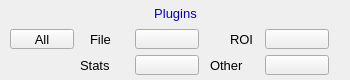
<?xml version="1.0" ?>
<ui version="4.0">
  <class>Dialog</class>
  <widget class="QWidget" name="screen">
    <property name="geometry">
      <rect>
        <x>141</x>
        <y>292</y>
        <width>350</width>
        <height>80</height>
      </rect>
    </property>
    <property name="styleSheet">
      <string notr="true">QWidget#screen {
  color: rgb(0, 0, 0);
  background-color: rgb(187, 187, 187);
  }</string>
    </property>
    <property name="windowTitle">
      <string>ADPlugins</string>
    </property>
    <widget class="QLabel" name="text">
      <property name="geometry">
        <rect>
          <x>122</x>
          <y>10</y>
          <width>1</width>
          <height>40</height>
        </rect>
      </property>
      <property name="text">
        <string/>
      </property>
      <property name="font" stdset="0">
        <font>
          <pointsize>10</pointsize>
        </font>
      </property>
      <property name="brush" stdset="0">
        <brush brushstyle="SolidPattern">
          <color alpha="255">
            <red>0</red>
            <green>0</green>
            <blue>0</blue>
          </color>
        </brush>
      </property>
      <property name="toolTip">
        <string>text</string>
      </property>
      <property name="alignment">
        <set>Qt::AlignLeading|Qt::AlignLeft|Qt::AlignVCenter</set>
      </property>
      <property name="styleSheet">
        <string notr="true">QLabel#text {
  color: rgb(0, 0, 0);
  }</string>
      </property>
    </widget>
    <widget class="PyDMDrawingRectangle" name="rectangle">
      <property name="geometry">
        <rect>
          <x>0</x>
          <y>0</y>
          <width>350</width>
          <height>80</height>
        </rect>
      </property>
      <property name="brush" stdset="0">
        <brush brushstyle="NoBrush">
          <color alpha="255">
            <red>0</red>
            <green>0</green>
            <blue>0</blue>
          </color>
        </brush>
      </property>
      <property name="penStyle" stdset="0">
        <enum>Qt::SolidLine</enum>
      </property>
      <property name="penColor" stdset="0">
        <color>
          <red>0</red>
          <green>0</green>
          <blue>0</blue>
        </color>
      </property>
      <property name="penWidth" stdset="0">
        <double>1</double>
      </property>
      <property name="penCapStyle" stdset="0">
        <enum>Qt::FlatCap</enum>
      </property>
      <property name="toolTip">
        <string>rectangle</string>
      </property>
    </widget>
    <widget class="PyDMDrawingRectangle" name="rectangle_1">
      <property name="geometry">
        <rect>
          <x>122</x>
          <y>2</y>
          <width>107</width>
          <height>21</height>
        </rect>
      </property>
      <property name="brush" stdset="0">
        <brush brushstyle="SolidPattern">
          <color alpha="255">
            <red>218</red>
            <green>218</green>
            <blue>218</blue>
          </color>
        </brush>
      </property>
      <property name="penStyle" stdset="0">
        <enum>Qt::SolidLine</enum>
      </property>
      <property name="penColor" stdset="0">
        <color>
          <red>218</red>
          <green>218</green>
          <blue>218</blue>
        </color>
      </property>
      <property name="penWidth" stdset="0">
        <double>0</double>
      </property>
      <property name="penCapStyle" stdset="0">
        <enum>Qt::FlatCap</enum>
      </property>
      <property name="toolTip">
        <string>rectangle_1</string>
      </property>
    </widget>
    <widget class="QLabel" name="text_1">
      <property name="geometry">
        <rect>
          <x>94</x>
          <y>3</y>
          <width>163</width>
          <height>20</height>
        </rect>
      </property>
      <property name="text">
        <string>Plugins</string>
      </property>
      <property name="font" stdset="0">
        <font>
          <pointsize>10</pointsize>
        </font>
      </property>
      <property name="brush" stdset="0">
        <brush brushstyle="SolidPattern">
          <color alpha="255">
            <red>10</red>
            <green>0</green>
            <blue>184</blue>
          </color>
        </brush>
      </property>
      <property name="toolTip">
        <string>text_1</string>
      </property>
      <property name="alignment">
        <set>Qt::AlignCenter</set>
      </property>
      <property name="styleSheet">
        <string notr="true">QLabel#text_1 {
  color: rgb(10, 0, 184);
  }</string>
      </property>
    </widget>
    <widget class="QLabel" name="text_2">
      <property name="geometry">
        <rect>
          <x>90</x>
          <y>29</y>
          <width>40</width>
          <height>20</height>
        </rect>
      </property>
      <property name="text">
        <string>File</string>
      </property>
      <property name="font" stdset="0">
        <font>
          <pointsize>10</pointsize>
        </font>
      </property>
      <property name="brush" stdset="0">
        <brush brushstyle="SolidPattern">
          <color alpha="255">
            <red>0</red>
            <green>0</green>
            <blue>0</blue>
          </color>
        </brush>
      </property>
      <property name="toolTip">
        <string>text_2</string>
      </property>
      <property name="alignment">
        <set>Qt::AlignLeading|Qt::AlignLeft|Qt::AlignVCenter</set>
      </property>
      <property name="styleSheet">
        <string notr="true">QLabel#text_2 {
  color: rgb(0, 0, 0);
  }</string>
      </property>
    </widget>
    <widget class="QLabel" name="text_3">
      <property name="geometry">
        <rect>
          <x>230</x>
          <y>29</y>
          <width>30</width>
          <height>20</height>
        </rect>
      </property>
      <property name="text">
        <string>ROI</string>
      </property>
      <property name="font" stdset="0">
        <font>
          <pointsize>10</pointsize>
        </font>
      </property>
      <property name="brush" stdset="0">
        <brush brushstyle="SolidPattern">
          <color alpha="255">
            <red>0</red>
            <green>0</green>
            <blue>0</blue>
          </color>
        </brush>
      </property>
      <property name="toolTip">
        <string>text_3</string>
      </property>
      <property name="alignment">
        <set>Qt::AlignLeading|Qt::AlignLeft|Qt::AlignVCenter</set>
      </property>
      <property name="styleSheet">
        <string notr="true">QLabel#text_3 {
  color: rgb(0, 0, 0);
  }</string>
      </property>
    </widget>
    <widget class="QLabel" name="text_4">
      <property name="geometry">
        <rect>
          <x>80</x>
          <y>55</y>
          <width>50</width>
          <height>20</height>
        </rect>
      </property>
      <property name="text">
        <string>Stats</string>
      </property>
      <property name="font" stdset="0">
        <font>
          <pointsize>10</pointsize>
        </font>
      </property>
      <property name="brush" stdset="0">
        <brush brushstyle="SolidPattern">
          <color alpha="255">
            <red>0</red>
            <green>0</green>
            <blue>0</blue>
          </color>
        </brush>
      </property>
      <property name="toolTip">
        <string>text_4</string>
      </property>
      <property name="alignment">
        <set>Qt::AlignLeading|Qt::AlignLeft|Qt::AlignVCenter</set>
      </property>
      <property name="styleSheet">
        <string notr="true">QLabel#text_4 {
  color: rgb(0, 0, 0);
  }</string>
      </property>
    </widget>
    <widget class="QLabel" name="text_5">
      <property name="geometry">
        <rect>
          <x>210</x>
          <y>55</y>
          <width>50</width>
          <height>20</height>
        </rect>
      </property>
      <property name="text">
        <string>Other</string>
      </property>
      <property name="font" stdset="0">
        <font>
          <pointsize>10</pointsize>
        </font>
      </property>
      <property name="brush" stdset="0">
        <brush brushstyle="SolidPattern">
          <color alpha="255">
            <red>0</red>
            <green>0</green>
            <blue>0</blue>
          </color>
        </brush>
      </property>
      <property name="toolTip">
        <string>text_5</string>
      </property>
      <property name="alignment">
        <set>Qt::AlignLeading|Qt::AlignLeft|Qt::AlignVCenter</set>
      </property>
      <property name="styleSheet">
        <string notr="true">QLabel#text_5 {
  color: rgb(0, 0, 0);
  }</string>
      </property>
    </widget>
    <widget class="PyDMRelatedDisplayButton" name="related_display">
      <property name="geometry">
        <rect>
          <x>135</x>
          <y>29</y>
          <width>64</width>
          <height>20</height>
        </rect>
      </property>
      <property name="showIcon" stdset="0">
        <bool>true</bool>
      </property>
      <property name="font" stdset="0">
        <font>
          <pointsize>10</pointsize>
        </font>
      </property>
      <property name="styleSheet">
        <string notr="true">PyDMRelatedDisplayButton#related_display {
  color: rgb(0, 0, 0);
  background-color: rgb(115, 223, 255);
  }</string>
      </property>
      <property name="titles" stdset="0">
        <stringlist>
          <string>netCDF file #1</string>
          <string>TIFF file #1</string>
          <string>JPEG file #1</string>
          <string>NeXus file #1</string>
          <string>Magick file #1</string>
          <string>HDF5 file #1</string>
          <string>Null file #1</string>
        </stringlist>
      </property>
      <property name="filenames" stdset="0">
        <stringlist>
          <string>NetCDFPlugin_V22.ui</string>
          <string>TIFFPlugin_V22.ui</string>
          <string>JPEGPlugin_V22.ui</string>
          <string>NexusPlugin_V22.ui</string>
          <string>MagickPlugin_V22.ui</string>
          <string>HDF5Plugin_V22.ui</string>
          <string>NullPlugin_V22.ui</string>
        </stringlist>
      </property>
      <property name="macros" stdset="0">
        <stringlist>
          <string>P=${P}, R=netCDF1:, EXT=nc</string>
          <string>P=${P}, R=TIFF1:, EXT=tif</string>
          <string>P=${P}, R=JPEG1:, EXT=jpg</string>
          <string>P=${P}, R=Nexus1:, EXT=h5</string>
          <string>P=${P}, R=Magick1:, EXT=tif</string>
          <string>P=${P}, R=HDF1:, EXT=h5</string>
          <string>P=${P}, R=Null1:, EXT=null</string>
        </stringlist>
      </property>
      <property name="openInNewWindow" stdset="0">
        <bool>true</bool>
      </property>
    </widget>
    <widget class="PyDMRelatedDisplayButton" name="related_display_1">
      <property name="geometry">
        <rect>
          <x>135</x>
          <y>55</y>
          <width>64</width>
          <height>20</height>
        </rect>
      </property>
      <property name="showIcon" stdset="0">
        <bool>true</bool>
      </property>
      <property name="font" stdset="0">
        <font>
          <pointsize>10</pointsize>
        </font>
      </property>
      <property name="styleSheet">
        <string notr="true">PyDMRelatedDisplayButton#related_display_1 {
  color: rgb(0, 0, 0);
  background-color: rgb(115, 223, 255);
  }</string>
      </property>
      <property name="titles" stdset="0">
        <stringlist>
          <string>Statistics #1</string>
          <string>Statistics #2</string>
          <string>Statistics #3</string>
          <string>Statistics #4</string>
          <string>Statistics #5</string>
          <string>Statistics 1-5</string>
        </stringlist>
      </property>
      <property name="filenames" stdset="0">
        <stringlist>
          <string>StatsPlugin_V22.ui</string>
          <string>StatsPlugin_V22.ui</string>
          <string>StatsPlugin_V22.ui</string>
          <string>StatsPlugin_V22.ui</string>
          <string>StatsPlugin_V22.ui</string>
          <string>Stats5_V22.ui</string>
        </stringlist>
      </property>
      <property name="macros" stdset="0">
        <stringlist>
          <string>P=${P}, R=Stats1:</string>
          <string>P=${P}, R=Stats2:</string>
          <string>P=${P}, R=Stats3:</string>
          <string>P=${P}, R=Stats4:</string>
          <string>P=${P}, R=Stats5:</string>
          <string>P=${P}, R1=Stats1:,R2=Stats2:,R3=Stats3:,R4=Stats4:,R5=Stats5:</string>
        </stringlist>
      </property>
      <property name="openInNewWindow" stdset="0">
        <bool>true</bool>
      </property>
    </widget>
    <widget class="PyDMRelatedDisplayButton" name="related_display_2">
      <property name="geometry">
        <rect>
          <x>265</x>
          <y>29</y>
          <width>64</width>
          <height>20</height>
        </rect>
      </property>
      <property name="showIcon" stdset="0">
        <bool>true</bool>
      </property>
      <property name="font" stdset="0">
        <font>
          <pointsize>10</pointsize>
        </font>
      </property>
      <property name="styleSheet">
        <string notr="true">PyDMRelatedDisplayButton#related_display_2 {
  color: rgb(0, 0, 0);
  background-color: rgb(115, 223, 255);
  }</string>
      </property>
      <property name="titles" stdset="0">
        <stringlist>
          <string>ROI #1</string>
          <string>ROI #2</string>
          <string>ROI #3</string>
          <string>ROI #4</string>
          <string>ROI 1-4 combined</string>
        </stringlist>
      </property>
      <property name="filenames" stdset="0">
        <stringlist>
          <string>ROIPlugin_V22.ui</string>
          <string>ROIPlugin_V22.ui</string>
          <string>ROIPlugin_V22.ui</string>
          <string>ROIPlugin_V22.ui</string>
          <string>ROI4_V22.ui</string>
        </stringlist>
      </property>
      <property name="macros" stdset="0">
        <stringlist>
          <string>P=${P}, R=ROI1:</string>
          <string>P=${P}, R=ROI2:</string>
          <string>P=${P}, R=ROI3:</string>
          <string>P=${P}, R=ROI4:</string>
          <string>P=${P}, R1=ROI1:,R2=ROI2:, R3=ROI3:,R4=ROI4:</string>
        </stringlist>
      </property>
      <property name="openInNewWindow" stdset="0">
        <bool>true</bool>
      </property>
    </widget>
    <widget class="PyDMRelatedDisplayButton" name="related_display_3">
      <property name="geometry">
        <rect>
          <x>265</x>
          <y>55</y>
          <width>64</width>
          <height>20</height>
        </rect>
      </property>
      <property name="showIcon" stdset="0">
        <bool>true</bool>
      </property>
      <property name="font" stdset="0">
        <font>
          <pointsize>10</pointsize>
        </font>
      </property>
      <property name="styleSheet">
        <string notr="true">PyDMRelatedDisplayButton#related_display_3 {
  color: rgb(0, 0, 0);
  background-color: rgb(115, 223, 255);
  }</string>
      </property>
      <property name="titles" stdset="0">
        <stringlist>
          <string>Image #1</string>
          <string>Process #1</string>
          <string>Transform #1</string>
          <string>Color convert #1</string>
          <string>Color convert #2</string>
          <string>Overlay #1</string>
          <string>Overlays 1-8</string>
          <string>Circular buffer #1</string>
          <string>ROI Statistics #1</string>
          <string>Attribute #1</string>
          <string>Scan #1</string>
          <string>Acquire Sequence</string>
        </stringlist>
      </property>
      <property name="filenames" stdset="0">
        <stringlist>
          <string>ImagePlugin_V22.ui</string>
          <string>ProcessPlugin_V22.ui</string>
          <string>TransformPlugin_V22.ui</string>
          <string>ColorConvertPlugin_V22.ui</string>
          <string>ColorConvertPlugin_V22.ui</string>
          <string>OverlayPlugin_V22.ui</string>
          <string>Overlay8_V22.ui</string>
          <string>CircularBuffPlugin_V22.ui</string>
          <string>ROIStatPlugin_V22.ui</string>
          <string>AttributePlugin_V22.ui</string>
          <string>scan_more.ui</string>
          <string>yySseq.ui</string>
        </stringlist>
      </property>
      <property name="macros" stdset="0">
        <stringlist>
          <string>P=${P}, R=image1:</string>
          <string>P=${P}, R=Proc1:</string>
          <string>P=${P}, R=Trans1:</string>
          <string>P=${P}, R=CC1:</string>
          <string>P=${P}, R=CC2:</string>
          <string>P=${P}, R=Over1:</string>
          <string>P=${P}, R=Over1:,O1=Over1:1:,O2=Over1:2:,O3=Over1:3:,O4=Over1:4:,O5=Over1:5:,O6=Over1:6:,O7=Over1:7:,O8=Over1:8:</string>
          <string>P=${P}, R=CB1:</string>
          <string>P=${P}, R=ROIStat1:</string>
          <string>P=${P}, R=Attr1:</string>
          <string>P=${P}, S=scan1, N=1</string>
          <string>P=${P}, S=AcquireSequence</string>
        </stringlist>
      </property>
      <property name="openInNewWindow" stdset="0">
        <bool>true</bool>
      </property>
    </widget>
    <widget class="PyDMRelatedDisplayButton" name="related_display_4">
      <property name="geometry">
        <rect>
          <x>10</x>
          <y>29</y>
          <width>64</width>
          <height>20</height>
        </rect>
      </property>
      <property name="toolTip">
        <string>All</string>
      </property>
      <property name="text">
        <string>All</string>
      </property>
      <property name="showIcon" stdset="0">
        <bool>false</bool>
      </property>
      <property name="font" stdset="0">
        <font>
          <pointsize>10</pointsize>
        </font>
      </property>
      <property name="styleSheet">
        <string notr="true">PyDMRelatedDisplayButton#related_display_4 {
  color: rgb(0, 0, 0);
  background-color: rgb(115, 223, 255);
  }</string>
      </property>
      <property name="titles" stdset="0">
        <stringlist>
          <string>Common plugins</string>
        </stringlist>
      </property>
      <property name="filenames" stdset="0">
        <stringlist>
          <string>CommonPlugins_V22.ui</string>
        </stringlist>
      </property>
      <property name="macros" stdset="0">
        <stringlist>
          <string>P=${P}</string>
        </stringlist>
      </property>
      <property name="openInNewWindow" stdset="0">
        <bool>true</bool>
      </property>
    </widget>
  </widget>
  <customwidgets>
    <customwidget>
      <class>PyDMLabel</class>
      <extends>QLabel</extends>
      <header>pydm.widgets.label</header>
    </customwidget>
    <customwidget>
      <class>PyDMDrawingRectangle</class>
      <extends>QWidget</extends>
      <header>pydm.widgets.drawing</header>
    </customwidget>
    <customwidget>
      <class>PyDMRelatedDisplayButton</class>
      <extends>QPushButton</extends>
      <header>pydm.widgets.related_display_button</header>
    </customwidget>
  </customwidgets>
</ui>
